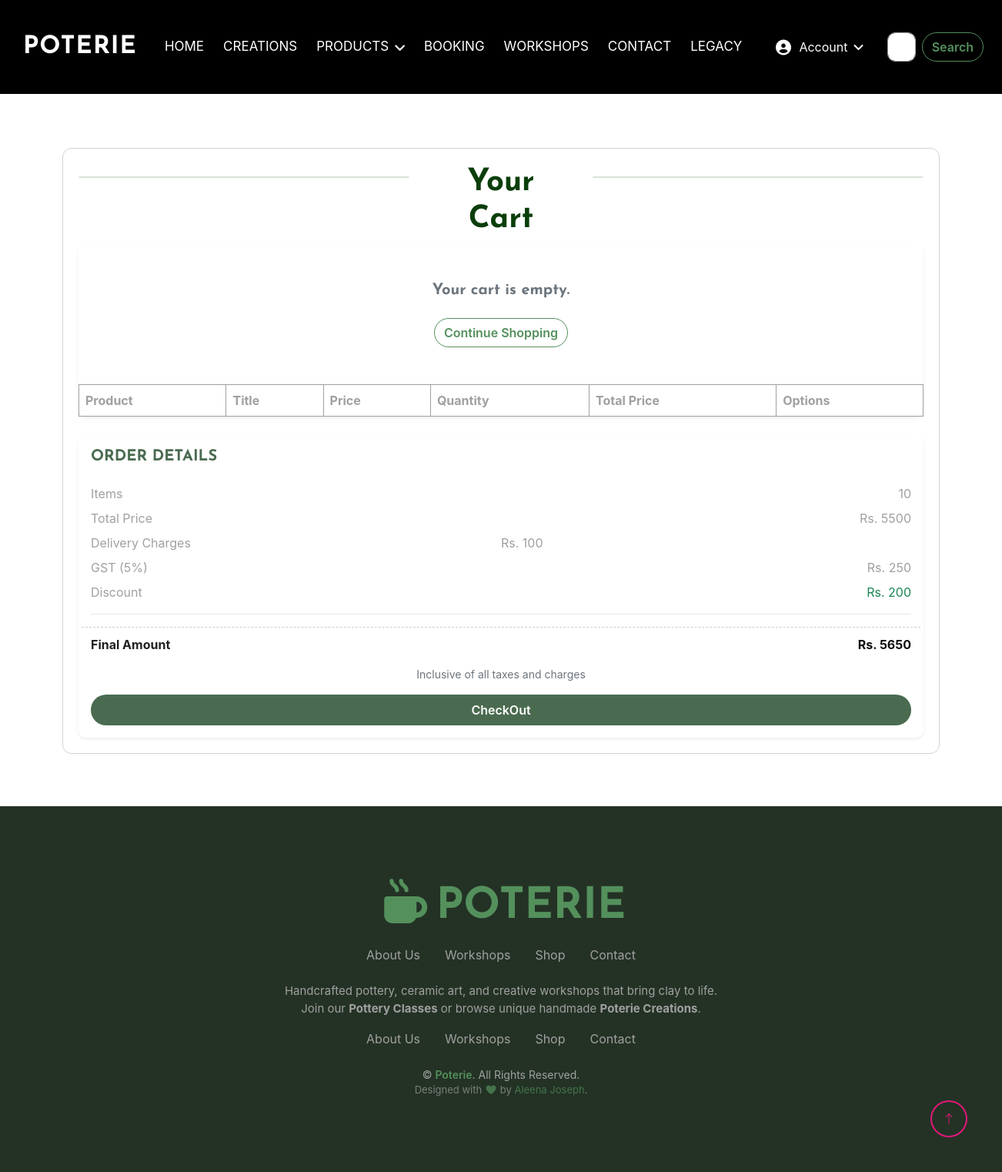
The page /PoteriaSite/Cartpage on the database as committed earlier.
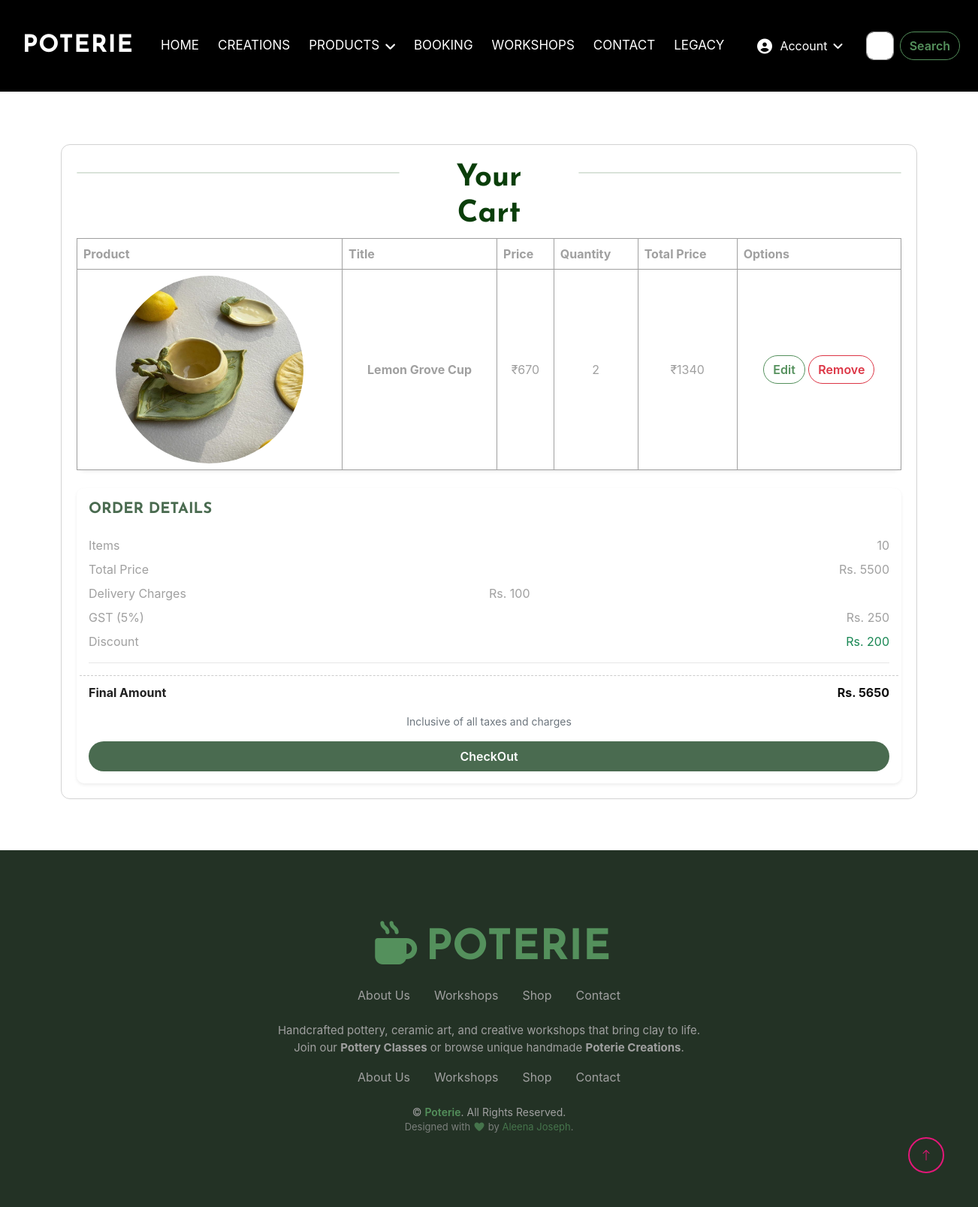
The same page on the database as committed later.
### webapp/models.py (models this page shows, shortened)
class Cartdb(models.Model):
    Singlepottery_username=models.CharField(max_length=30,null=True,blank=True)
    Singlepottery_name=models.CharField(max_length=30,null=True,blank=True)
    Singlepottery_price=models.IntegerField(null=True,blank=True)
    Singlepottery_total = models.IntegerField(null=True, blank=True)
    Singlepottery_quantity = models.CharField(max_length=30, null=True, blank=True)
    Singlepottery_image = models.ImageField(upload_to="Cart Images", null=True, blank=True)
    Potteryid=models.IntegerField(null=True,blank=True)

### webapp/views.py (the view)
# urls.py: path('Cartpage', views.Cartpage, name="Cartpage"),
def Cartpage(request):
    product = productdb.objects.all()
    cart=Cartdb.objects.all()
    return render(request, "Cartpage.html", {'product': product,'cart':cart})

### webapp/templates/Cartpage.html (shortened to what the changed rows need)
<!DOCTYPE html>
<html lang="en">
{% load static %}
<head>
    <link href="https://cdnjs.cloudflare.com/ajax/libs/font-awesome/7.0.0/css/all.min.css" rel="stylesheet">
    <link href="https://cdn.jsdelivr.net/npm/bootstrap-icons@1.4.1/font/bootstrap-icons.css" rel="stylesheet">
    <link href="{% static 'website/lib/animate/animate.min.css' %}" rel="stylesheet">
    <link href="{% static 'website/lib/lightbox/css/lightbox.min.css' %}" rel="stylesheet">
    <link href="{% static 'website/lib/owlcarousel/assets/owl.carousel.min.css' %}" rel="stylesheet">
    <link href="{% static 'website/css/bootstrap.min.css' %}" rel="stylesheet">
    <link href="{% static 'website/css/style.css' %}" rel="stylesheet">
</head>
<body style="background-color:white;">
<div class="container-fluid p-0 ">
    <nav class="navbar navbar-expand-lg" style="background-color:rgb(0,0,0);">
        <a href="{% url 'Homepage' %}" class="navbar-brand ms-4 ms-lg-0 d-flex align-items-center">
            <h2 class="mb-0 text-uppercase"
                style="color: white; font-weight: bold; margin-left:30px; margin-right:20px;">Poterie</h2>
        </a>
    </nav>
</div>
<div class="container-fluid main_wrapper" style="margin-top:124px; padding:20px 50px;">
    <div class="container cart-container my-5"
         style="border:1px solid lightgrey; border-radius:12px; width:auto; height:auto; padding:20px;">
        <div style="display:flex; gap:40px; text-align:center; mt-5 mb-5">
            <h1 style="color:rgb(10, 62, 10);">Your Cart</h1>
        </div>
        <div class="col-12 mb-4">
            <div class="card border-0 shadow-sm">
                <div class="card-body p-0">
                    <div class="table-responsive">
                        <table class="table table-bordered align-middle mb-0">
                            <thead>
                            <tr>
                                <th>Product</th>
                                <th>Title</th>
                                <th>Price</th>
                                <th>Quantity</th>
                                <th>Total Price</th>
                                <th>Options</th>
                            </tr>
                            </thead>
                            <tbody>
                            {% for i in cart %}
                            <tr class="text-center">
                                <td>
                                    <img src="{{ i.Singlepottery_image.url }}" alt="Product Image" width="250px"
                                         height="250px" class="rounded-circle" >
                                </td>
                                <td><strong>{{i.Singlepottery_name}}</strong></td>
                                <td>₹{{i.Singlepottery_price}}</td>
                                <td>{{i.Singlepottery_quantity}}</td>
                                <td>₹{{i.Singlepottery_total}}</td>
                                <td>
                                    <a href="{% url 'Singleproductpage' pottery_id=i.Potteryid %}" class="btn btn-outline-success "> Edit </a>
                                    <a href="{% url 'deletecart' c_id=i.id %}" class="btn btn-outline-danger "> Remove </a>
                                </td>
                            </tr>
                            {% empty %}
                            <div class="text-center py-5">
                                <h5 class="text-muted">Your cart is empty.</h5>
                                <a href="{% url 'Creationpage' %}" class="btn btn-outline-success mt-3">Continue
                                    Shopping</a>
                            </div>
                            {% endfor %}
                            </tbody>
                        </table>
                    </div>
                </div>
            </div>
        </div>
    </div>
</div>
<div class="container-fluid text-light footer py-5" style="background-color: rgb(35, 50, 37);"
     data-wow-delay="0.1s">
    <div class="container text-center py-5">
        <a href="{% url 'Homepage' %}">
            <h1 class="display-4 mb-3 text-uppercase" style="color: rgb(84, 144, 92); font-weight: 800;">
                <i class="fa-solid fa-mug-hot me-2"></i>Poterie
            </h1>
        </a>
    </div>
</div>
</body>
</html>

Rows that differ between the two databases and show on the page:
added Cartdb: Singlepottery_image (picture), Singlepottery_name "Lemon Grove Cup", Singlepottery_price "670", Singlepottery_quantity "2", Singlepottery_total "1340"
Other text that changed with them:
text no longer shown: "Your cart is empty. Continue Shopping"
